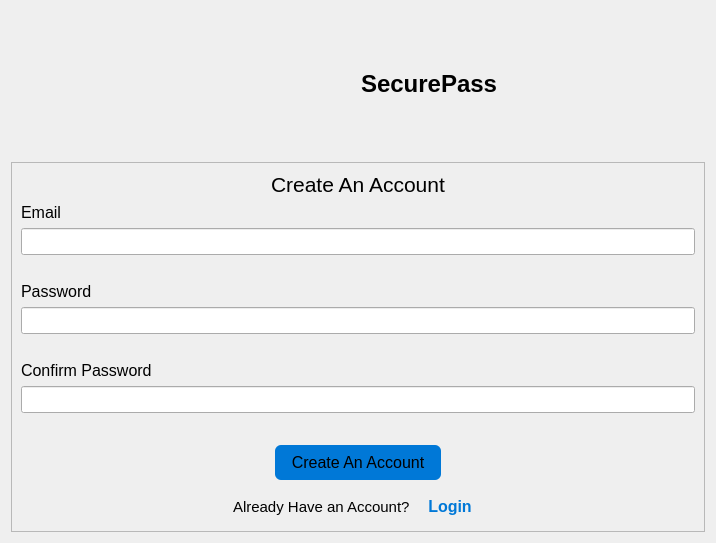
<?xml version="1.0" encoding="UTF-8"?>
<ui version="4.0">
 <class>CreateAccount</class>
 <widget class="QWidget" name="CreateAccount">
  <property name="geometry">
   <rect>
    <x>0</x>
    <y>0</y>
    <width>716</width>
    <height>543</height>
   </rect>
  </property>
  <property name="windowTitle">
   <string>Form</string>
  </property>
  <property name="styleSheet">
   <string notr="true"/>
  </property>
  <layout class="QVBoxLayout" name="verticalLayout">
   <item>
    <layout class="QHBoxLayout" name="horizontalLayout_4">
     <item alignment="Qt::AlignmentFlag::AlignRight">
      <widget class="QLabel" name="logo">
       <property name="sizePolicy">
        <sizepolicy hsizetype="Preferred" vsizetype="Preferred">
         <horstretch>0</horstretch>
         <verstretch>0</verstretch>
        </sizepolicy>
       </property>
       <property name="maximumSize">
        <size>
         <width>80</width>
         <height>80</height>
        </size>
       </property>
       <property name="text">
        <string/>
       </property>
       <property name="pixmap">
        <pixmap resource="../../resources.qrc">:/img/images/vault_logo.svg</pixmap>
       </property>
       <property name="scaledContents">
        <bool>true</bool>
       </property>
      </widget>
     </item>
     <item alignment="Qt::AlignmentFlag::AlignLeft">
      <widget class="QLabel" name="title">
       <property name="font">
        <font>
         <pointsize>18</pointsize>
         <bold>true</bold>
        </font>
       </property>
       <property name="text">
        <string>SecurePass</string>
       </property>
      </widget>
     </item>
    </layout>
   </item>
   <item>
    <layout class="QHBoxLayout" name="horizontalLayout_2">
     <item>
      <widget class="QFrame" name="frame">
       <property name="styleSheet">
        <string notr="true"/>
       </property>
       <property name="frameShape">
        <enum>QFrame::Shape::StyledPanel</enum>
       </property>
       <property name="frameShadow">
        <enum>QFrame::Shadow::Raised</enum>
       </property>
       <layout class="QVBoxLayout" name="verticalLayout_2">
        <item alignment="Qt::AlignmentFlag::AlignHCenter">
         <widget class="QLabel" name="pageName">
          <property name="font">
           <font>
            <pointsize>16</pointsize>
           </font>
          </property>
          <property name="text">
           <string>Create An Account</string>
          </property>
         </widget>
        </item>
        <item>
         <widget class="QLabel" name="emailLabel">
          <property name="sizeIncrement">
           <size>
            <width>0</width>
            <height>0</height>
           </size>
          </property>
          <property name="font">
           <font>
            <pointsize>12</pointsize>
           </font>
          </property>
          <property name="styleSheet">
           <string notr="true"/>
          </property>
          <property name="text">
           <string>Email</string>
          </property>
         </widget>
        </item>
        <item>
         <widget class="QLineEdit" name="emailInput">
          <property name="sizePolicy">
           <sizepolicy hsizetype="Expanding" vsizetype="Fixed">
            <horstretch>0</horstretch>
            <verstretch>0</verstretch>
           </sizepolicy>
          </property>
          <property name="minimumSize">
           <size>
            <width>0</width>
            <height>0</height>
           </size>
          </property>
          <property name="maximumSize">
           <size>
            <width>16777213</width>
            <height>16777215</height>
           </size>
          </property>
          <property name="sizeIncrement">
           <size>
            <width>0</width>
            <height>0</height>
           </size>
          </property>
          <property name="font">
           <font>
            <pointsize>12</pointsize>
           </font>
          </property>
          <property name="styleSheet">
           <string notr="true"/>
          </property>
          <property name="inputMethodHints">
           <set>Qt::InputMethodHint::ImhEmailCharactersOnly</set>
          </property>
          <property name="maxLength">
           <number>32766</number>
          </property>
         </widget>
        </item>
        <item>
         <widget class="QLabel" name="emailErrorText">
          <property name="font">
           <font>
            <pointsize>10</pointsize>
           </font>
          </property>
          <property name="styleSheet">
           <string notr="true">color: red</string>
          </property>
          <property name="text">
           <string/>
          </property>
          <property name="margin">
           <number>3</number>
          </property>
         </widget>
        </item>
        <item>
         <widget class="QLabel" name="passwordLabel">
          <property name="font">
           <font>
            <pointsize>12</pointsize>
           </font>
          </property>
          <property name="text">
           <string>Password</string>
          </property>
         </widget>
        </item>
        <item>
         <widget class="QLineEdit" name="passwordInput">
          <property name="font">
           <font>
            <pointsize>12</pointsize>
           </font>
          </property>
          <property name="text">
           <string/>
          </property>
          <property name="echoMode">
           <enum>QLineEdit::EchoMode::Password</enum>
          </property>
         </widget>
        </item>
        <item>
         <widget class="QLabel" name="passwordErrorText">
          <property name="font">
           <font>
            <pointsize>10</pointsize>
           </font>
          </property>
          <property name="styleSheet">
           <string notr="true">color: red</string>
          </property>
          <property name="text">
           <string/>
          </property>
          <property name="margin">
           <number>3</number>
          </property>
         </widget>
        </item>
        <item>
         <widget class="QLabel" name="confirmPasswordLabel">
          <property name="font">
           <font>
            <pointsize>12</pointsize>
           </font>
          </property>
          <property name="text">
           <string>Confirm Password</string>
          </property>
         </widget>
        </item>
        <item>
         <widget class="QLineEdit" name="confirmPasswordInput">
          <property name="font">
           <font>
            <pointsize>12</pointsize>
           </font>
          </property>
          <property name="echoMode">
           <enum>QLineEdit::EchoMode::Password</enum>
          </property>
         </widget>
        </item>
        <item>
         <widget class="QLabel" name="confirmPasswordErrorText">
          <property name="font">
           <font>
            <pointsize>10</pointsize>
           </font>
          </property>
          <property name="styleSheet">
           <string notr="true">color: red</string>
          </property>
          <property name="text">
           <string/>
          </property>
          <property name="textFormat">
           <enum>Qt::TextFormat::PlainText</enum>
          </property>
          <property name="margin">
           <number>3</number>
          </property>
         </widget>
        </item>
        <item alignment="Qt::AlignmentFlag::AlignHCenter">
         <widget class="QPushButton" name="submitButton">
          <property name="font">
           <font>
            <pointsize>12</pointsize>
           </font>
          </property>
          <property name="styleSheet">
           <string notr="true"> QPushButton {
        background-color: #0078d7; 
        border: none;
        padding: 8px 16px;
        border-radius: 6px;
		margin: 5px;
    }
    QPushButton:hover {
        background-color: #3399ff;  
    }
    QPushButton:pressed {
        background-color: #005a9e;  
    }</string>
          </property>
          <property name="text">
           <string>Create An Account</string>
          </property>
         </widget>
        </item>
        <item>
         <layout class="QHBoxLayout" name="horizontalLayout">
          <item>
           <spacer name="horizontalSpacer">
            <property name="orientation">
             <enum>Qt::Orientation::Horizontal</enum>
            </property>
            <property name="sizeHint" stdset="0">
             <size>
              <width>40</width>
              <height>20</height>
             </size>
            </property>
           </spacer>
          </item>
          <item alignment="Qt::AlignmentFlag::AlignRight">
           <widget class="QLabel" name="label">
            <property name="font">
             <font>
              <pointsize>11</pointsize>
             </font>
            </property>
            <property name="text">
             <string>Already Have an Account?</string>
            </property>
           </widget>
          </item>
          <item alignment="Qt::AlignmentFlag::AlignLeft">
           <widget class="QPushButton" name="loginButton">
            <property name="font">
             <font>
              <pointsize>12</pointsize>
              <bold>true</bold>
             </font>
            </property>
            <property name="cursor">
             <cursorShape>PointingHandCursor</cursorShape>
            </property>
            <property name="styleSheet">
             <string notr="true">color: #0078d7;;
border: none;
padding: 6px 12px;</string>
            </property>
            <property name="text">
             <string>Login</string>
            </property>
           </widget>
          </item>
          <item>
           <spacer name="horizontalSpacer_2">
            <property name="orientation">
             <enum>Qt::Orientation::Horizontal</enum>
            </property>
            <property name="sizeHint" stdset="0">
             <size>
              <width>40</width>
              <height>20</height>
             </size>
            </property>
           </spacer>
          </item>
         </layout>
        </item>
       </layout>
      </widget>
     </item>
    </layout>
   </item>
  </layout>
 </widget>
 <resources>
  <include location="../../resources.qrc"/>
 </resources>
 <connections/>
</ui>
